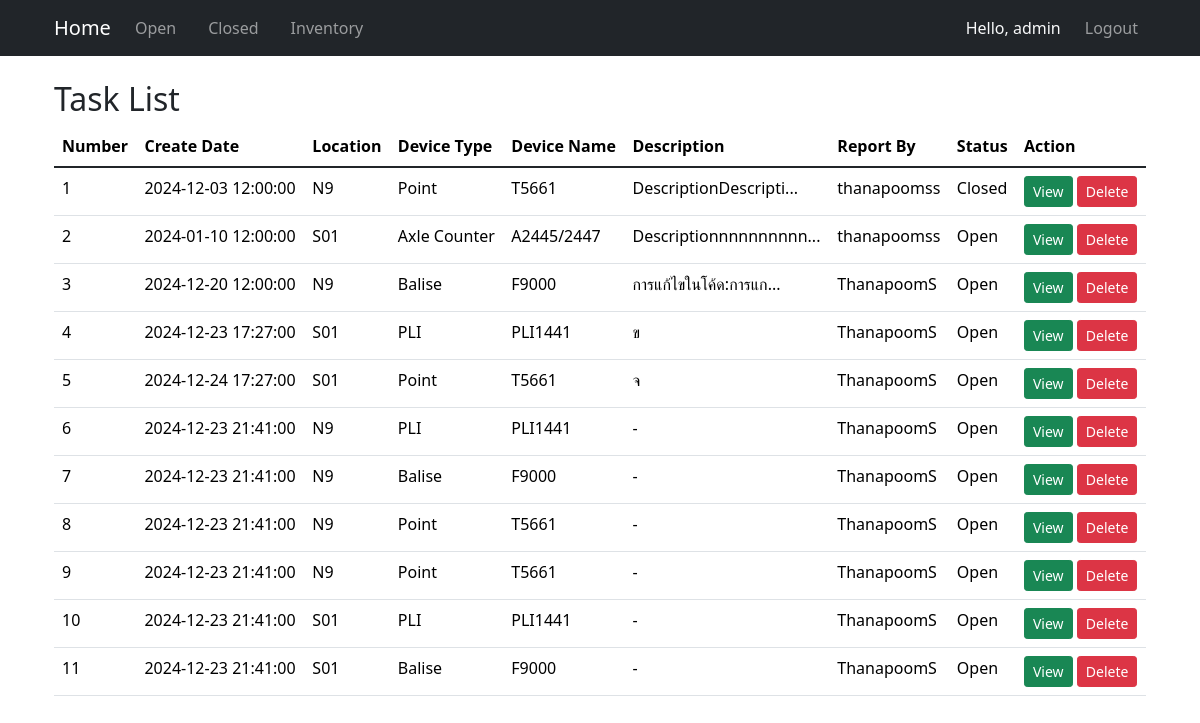
The app's page / (signed in) with its own data.
### models.py (models this page shows, shortened)
class User(UserMixin, db.Model):
    id = db.Column(db.Integer, primary_key=True)
    username = db.Column(db.String(50), unique=True, nullable=False)
    password = db.Column(db.String(255), nullable=False)
    role = db.Column(db.String(20), nullable=False)

class Work(db.Model):
    number = db.Column(db.Integer, primary_key=True, autoincrement=True)  # เลข 6 หลัก รันอัตโนมัติ
    create_date = db.Column(db.DateTime, default=now_utc)  # วันที่และเวลา สร้างอัตโนมัติ
    work_order = db.Column(db.String(50), nullable=False)          # Work Order
    line_id = db.Column(db.Integer, db.ForeignKey('line.id'), nullable=True)
    location_id = db.Column(db.Integer, db.ForeignKey('location.id'), nullable=True)
    device_type_id = db.Column(db.Integer, db.ForeignKey('device_type.id'), nullable=True)
    device_name_id = db.Column(db.Integer, db.ForeignKey('device_name.id'), nullable=True)
    description = db.Column(db.Text, nullable=False)               # รายละเอียด
    report_by = db.Column(db.String(50), nullable=False)           # ผู้รายงาน
    status = db.Column(db.String(20), nullable=False, default="open")  # สถานะ (ค่าเริ่มต้น: open)
    link = db.Column(db.String(255), nullable=True)           # URL ของไฟล์
    line = db.relationship('Line', backref='works')
    location = db.relationship('Location', backref='works')
    device_type = db.relationship('DeviceType', backref='works')
    device_name = db.relationship('DeviceName', backref='works')

class Location(db.Model):
    id = db.Column(db.Integer, primary_key=True)
    name = db.Column(db.String(50), nullable=False)
    line_id = db.Column(db.Integer, db.ForeignKey('line.id'), nullable=False)
    line = db.relationship('Line', backref=db.backref('locations', lazy=True))

class DeviceType(db.Model):
    id = db.Column(db.Integer, primary_key=True)
    name = db.Column(db.String(50), nullable=False)
    line_id = db.Column(db.Integer, db.ForeignKey('line.id'), nullable=False)
    line = db.relationship('Line', backref=db.backref('device_types', lazy=True))

class DeviceName(db.Model):
    id = db.Column(db.Integer, primary_key=True)
    name = db.Column(db.String(100), nullable=False)
    device_type_id = db.Column(db.Integer, db.ForeignKey('device_type.id'), nullable=False)
    location_id = db.Column(db.Integer, db.ForeignKey('location.id'), nullable=False)
    device_type = db.relationship('DeviceType', backref=db.backref('device_names', lazy=True))
    location = db.relationship('Location', backref=db.backref('device_names', lazy=True))
    bound = db.Column(db.String(100), nullable=True)
    inandout = db.Column(db.String(100), nullable=True)
    serial_number = db.Column(db.String(100), nullable=True)

### routes.py (the view)
    @app.route('/')
    @login_required
    def index():
        works = Work.query.all()
        return render_template("index.html", works=works)

### app.py (called while the page is built)
@login_manager.user_loader
def load_user(user_id):      # โหลดผู้ใช้จากฐานข้อมูลตาม user_id
    return User.query.get(int(user_id))

### templates/index.html (shortened to what this page needs)
{% import "bootstrap/wtf.html" as wtf %}
{% extends "layout.html" %}
{% block content %}
<!DOCTYPE html>
<html lang="en">
<head>
    <link rel="stylesheet" href="https://cdn.jsdelivr.net/npm/bootstrap@5.1.3/dist/css/bootstrap.min.css">
    <link rel="stylesheet" href="https://cdn.jsdelivr.net/npm/bootstrap-table/dist/bootstrap-table.min.css">
</head>
<body>
<div class="container">
    <br>
    <h2>Task List</h2>
    {% if works %}
    <table data-toggle="table"
           data-search="true"
           data-pagination="true"
           data-page-list="[10, 25, 50, 100, all]"
           class="table">
        <thead>
            <tr>
                <th data-sortable="true" data-field="number">Number</th>
                <th data-sortable="true" data-field="create_date">Create Date</th>
                <th data-sortable="true" data-field="location_name">Location</th>
                <th data-sortable="true" data-field="device_type">Device Type</th>
                <th data-sortable="true" data-field="device_name">Device Name</th>
                <th data-sortable="true" data-field="description">Description</th>
                <th data-sortable="true" data-field="report_by">Report By</th>
                <th data-sortable="true" data-field="status">Status</th>
                <th data-field="action">Action</th>
            </tr>
        </thead>
        <tbody>
            {% for work in works %}
            <tr>
                <td>{{ work.number }}</td>
                <td>{{ work.create_date.strftime('%Y-%m-%d %H:%M:%S') }}</td>
                <td>{{ work.location.name if work.location else 'N/A' }}</td>
                <td>{{ work.device_type.name if work.device_type else 'N/A' }}</td>
                <td>{{ work.device_name.name if work.device_name else 'N/A' }}</td>
                <td>
                    {% if work.description|length > 20 %}
                        <span title="{{ work.description }}" data-bs-toggle="tooltip" data-bs-placement="top">
                            {{ work.description[:20] }}...
                        </span>
                    {% else %}
                        {{ work.description }}
                    {% endif %}
                </td>
                <td>{{ work.report_by }}</td>
                <td>{{ work.status }}</td>
                <td class="actions">
                    <a href="{{ url_for('work_detail', number=work.number) }}" class="btn btn-success btn-sm">View</a>
                    {% if current_user.role == 'admin' %}
                        <a href="#" onclick="confirmDelete('{{ work.number }}')" class="btn btn-danger btn-sm">Delete</a>
                    {% endif %}
                </td>
            </tr>
            {% endfor %}
        </tbody>
    </table>
    {% endif %}
</div>
</body>
</html>
{% endblock %}

### templates/layout.html (shortened to what this page needs)
<!DOCTYPE html>
<html lang="en">
<head>
	<link href="https://cdn.jsdelivr.net/npm/bootstrap@5.3.3/dist/css/bootstrap.min.css" rel="stylesheet">
</head>
<body>
	<nav class="navbar navbar-expand-lg navbar-dark bg-dark">
	  <div class="container">
		<a class="navbar-brand" href="/">Home</a>
		<div class="collapse navbar-collapse" id="navbarNav">
		  <div class="navbar-nav">
			  <a class="nav-link me-3" aria-current="page" href="{{ url_for('open') }}">Open</a>
			  <a class="nav-link me-3" aria-current="page" href="{{ url_for('closed') }}">Closed</a>
			  <a class="nav-link me-3" aria-current="page" href="{{ url_for('inventory') }}">Inventory</a>
		  </div>
		  <div class="navbar-nav ms-auto">
			{% if current_user.is_authenticated %}
			  <span class="navbar-text text-light me-3">Hello, {{ current_user.username }}</span>
			  <a class="nav-link" href="{{ url_for('logout') }}">Logout</a>
			{% else %}
			  <a class="nav-link" href="{{ url_for('login') }}">Login</a>
			{% endif %}
		  </div>
		</div>
	  </div>
	</nav>
	<main>
		{% block content %}
		{% endblock %}
	</main>
</body>
</html>

### records on screen
User: username "admin"
Work: number "1", create_date "2024-12-03 12:00:00", location "N9", device_type "Point", device_name "T5661", description "DescriptionDescripti", report_by "thanapoomss", status "Closed"
Work: number "2", create_date "2024-01-10 12:00:00", location "S01", device_type "Axle Counter", device_name "A2445/2447", description "Descriptionnnnnnnnnn", report_by "thanapoomss", status "Open"
Work: number "3", create_date "2024-12-20 12:00:00", location "N9", device_type "Balise", device_name "F9000", description "การแก้ไขในโค้ด:การแก", report_by "ThanapoomS", status "Open"
Work: number "4", create_date "2024-12-23 17:27:00", location "S01", device_type "PLI", device_name "PLI1441", description "ข", report_by "ThanapoomS", status "Open"
Work: number "5", create_date "2024-12-24 17:27:00", location "S01", device_type "Point", device_name "T5661", description "จ", report_by "ThanapoomS", status "Open"
Work: number "6", create_date "2024-12-23 21:41:00", location "N9", device_type "PLI", device_name "PLI1441", description "-", report_by "ThanapoomS", status "Open"
Work: number "7", create_date "2024-12-23 21:41:00", location "N9", device_type "Balise", device_name "F9000", description "-", report_by "ThanapoomS", status "Open"
Work: number "8", create_date "2024-12-23 21:41:00", location "N9", device_type "Point", device_name "T5661", description "-", report_by "ThanapoomS", status "Open"
Work: number "9", create_date "2024-12-23 21:41:00", location "N9", device_type "Point", device_name "T5661", description "-", report_by "ThanapoomS", status "Open"
Work: number "10", create_date "2024-12-23 21:41:00", location "S01", device_type "PLI", device_name "PLI1441", description "-", report_by "ThanapoomS", status "Open"
Work: number "11", create_date "2024-12-23 21:41:00", location "S01", device_type "Balise", device_name "F9000", description "-", report_by "ThanapoomS", status "Open"
